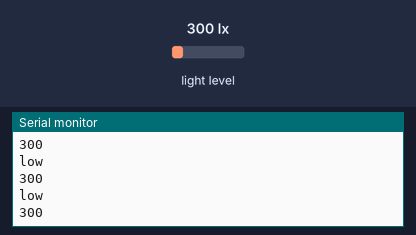
This sketch was run on a simulated Arduino Uno, built with avr-gcc and run on an emulated ATmega328P. On the bench: the last lines printed to the serial monitor. The inputs (shaded band) are chosen by the test bench; at power-on: light level 300 lx.

Above: at 1.2 s.
1.3 s: light level set to 40 lx
At 1.68 s:
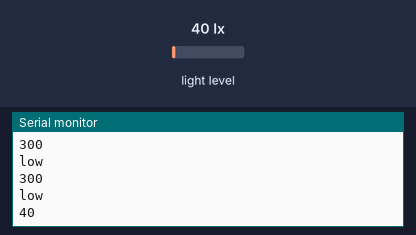
3.5 s: light level set to 500 lx
At 3.69 s:
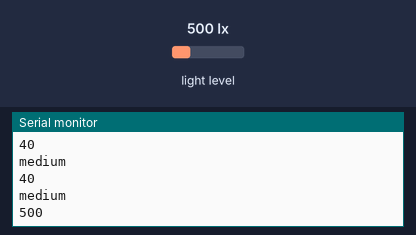
Timing chart, 0 to 6.5 s (numbered marks = the images above; inputs shaded):
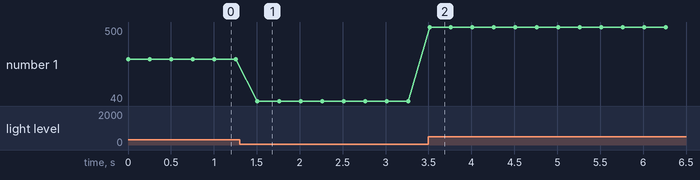

Measured:
- after the input at 1.3 s, the serial monitor: prints a new line after 0.21 s (image 1)
- after the input at 3.5 s, the serial monitor: prints a new line at once (image 2)
- plotted number 1: 300 → 40 after the input at 1.3 s, 40 → 500 after the input at 3.5 s

The sketch:

BH1750FVI_4Wire.ino
```cpp
/*
  This example uses only 4 wires to test the BH1750 Light sensor

  Connecting the sensor to a NodeMCU ESP8266:
  VCC  <-> 3V3
  GND  <-> GND
  SDA  <-> D2
  SCL  <-> D1

  Connecting the sensor to a Arduino UNO:
  VCC  <-> 3V3
  GND  <-> GND
  SDA  <-> A4/SDA
  SCL  <-> A5/SCL

  Connecting the sensor to a Arduino DUE:
  VCC  <-> 3V3
  GND  <-> GND
  SDA  <-> D20/SDA
  SCL  <-> D21/SCL
*/

#include <BH1750FVI.h>

// Create the Lightsensor instance
BH1750FVI LightSensor(BH1750FVI::k_DevModeContLowRes);

void setup()
{
  Serial.begin(9600);
  LightSensor.begin();
}

void loop()
{
 uint16_t lux = LightSensor.GetLightIntensity();
  //Serial.print("Ligh16_t ");
  Serial.println(lux);
  delay(250);
  if(lux==0)
  {Serial.println("max");
  }
  else if(lux<50&&lux>0)
  {Serial.println("medium");}
  else
  {Serial.println("low");
    }
}
```
